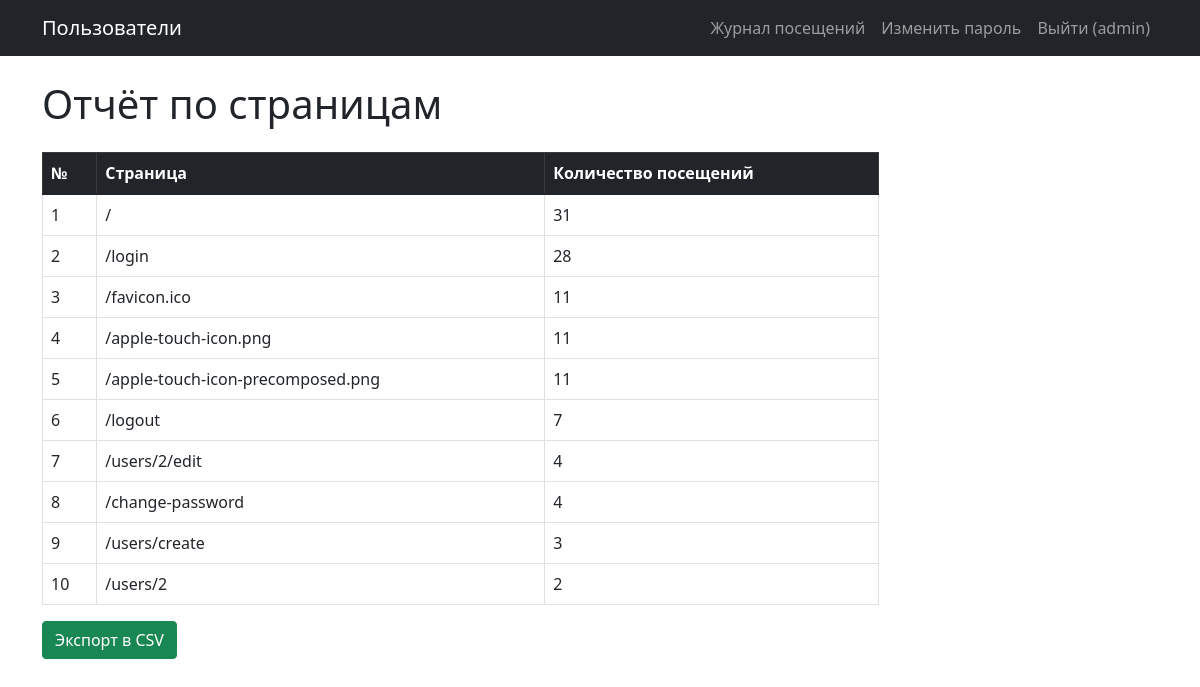
Screenshot of /visits/by-pages (signed in) with the database file from the repository.
### tables this page shows
CREATE TABLE users (
    id INTEGER PRIMARY KEY AUTOINCREMENT,
    login VARCHAR(100) NOT NULL UNIQUE,
    password_hash VARCHAR(256) NOT NULL,
    last_name VARCHAR(100),
    first_name VARCHAR(100) NOT NULL,
    middle_name VARCHAR(100),
    role_id INTEGER,
    created_at TIMESTAMP DEFAULT CURRENT_TIMESTAMP,
    FOREIGN KEY (role_id) REFERENCES roles(id)
);

CREATE TABLE visit_logs (
    id INTEGER PRIMARY KEY AUTOINCREMENT,
    path VARCHAR(100) NOT NULL,
    user_id INTEGER,
    created_at TIMESTAMP DEFAULT CURRENT_TIMESTAMP,
    FOREIGN KEY (user_id) REFERENCES users(id)
);

### visits/views.py (the view)
@visits_bp.route('/by-pages')
@check_visits_access
def by_pages():
    db = get_db()
    rows = db.execute('''
        SELECT path, COUNT(*) as cnt
        FROM visit_logs
        GROUP BY path
        ORDER BY cnt DESC
    ''').fetchall()
    return render_template('visits/by_pages.html',
                           title='Отчёт по страницам',
                           rows=rows)

### app.py (called while the page is built, shortened)
@login_manager.user_loader
def load_user(user_id):
    db = get_db()
    row = db.execute('SELECT * FROM users WHERE id = ?', (user_id,)).fetchone()
    if row is None:
        return None
    return User(row['id'], row['login'], row['password_hash'],
                row['first_name'], row['last_name'],
                row['middle_name'], row['role_id'])

@app.before_request
def log_visit():
    if request.path.startswith('/static'):
        return
    if request.path.startswith('/visits'):
        return

@app.context_processor
def inject_permissions():
    return dict(has_permission=has_permission)

### db.py (called while the page is built)
def get_db():
    if 'db' not in g:
        g.db = sqlite3.connect(
            current_app.config['DB_PATH'],
            detect_types=sqlite3.PARSE_DECLTYPES
        )
        g.db.row_factory = sqlite3.Row
    return g.db

### visits/views.py (called while the page is built)
def check_visits_access(f):
    @wraps(f)
    def decorated(*args, **kwargs):
        if not current_user.is_authenticated:
            flash('У вас недостаточно прав для доступа к данной странице.', 'danger')
            return redirect(url_for('users_index'))
        return f(*args, **kwargs)
    return decorated

### templates/visits/by_pages.html
{% extends 'base.html' %}
{% block content %}
<h1 class="mb-4">Отчёт по страницам</h1>
<table class="table table-bordered w-75">
    <thead class="table-dark">
        <tr><th>№</th><th>Страница</th><th>Количество посещений</th></tr>
    </thead>
    <tbody>
    {% for row in rows %}
        <tr>
            <td>{{ loop.index }}</td>
            <td>{{ row['path'] }}</td>
            <td>{{ row['cnt'] }}</td>
        </tr>
    {% endfor %}
    </tbody>
</table>
<a href="{{ url_for('visits.by_pages_export') }}" class="btn btn-success">
    Экспорт в CSV
</a>
{% endblock %}

### templates/base.html (shortened to what this page needs)
<!DOCTYPE html>
<html lang="ru">
<head>
    <link rel="stylesheet"
          href="https://cdn.jsdelivr.net/npm/bootstrap@5.1.3/dist/css/bootstrap.min.css">
</head>
<body>
<nav class="navbar navbar-expand-lg navbar-dark bg-dark mb-4">
    <div class="container">
        <a class="navbar-brand" href="{{ url_for('users_index') }}">Пользователи</a>
        <div class="navbar-nav ms-auto">
            {% if current_user.is_authenticated %}
                <a class="nav-link" href="{{ url_for('visits.index') }}">Журнал посещений</a>
                <a class="nav-link" href="{{ url_for('change_password') }}">Изменить пароль</a>
                <a class="nav-link" href="{{ url_for('logout') }}">Выйти ({{ current_user.login }})</a>
            {% else %}
                <a class="nav-link" href="{{ url_for('login') }}">Войти</a>
            {% endif %}
        </div>
    </div>
</nav>
<div class="container">
    {% block content %}{% endblock %}
</div>
</body>
</html>

### rows the page displays
users: login "admin"
visit_logs: path "/users/2", cnt "2"

### other values shown
{{ row['path'] }} "/" "/login" "/favicon.ico" "/apple-touch-icon.png" "/apple-touch-icon-precomposed.png" "/logout" "/users/2/edit" "/change-password" "/users/create"
{{ row['cnt'] }} "31" "28" "11" "11" "11" "7" "4" "4" "3"
